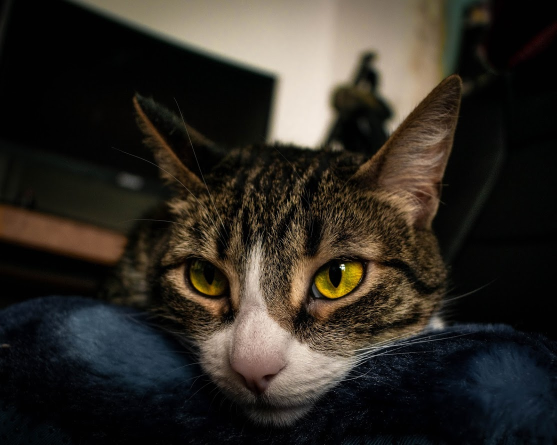
#> input picture images/coyoya.jpg, 1113 x 890 px (shown at 1/2 size)
$ jupyter execute --allow-errors hwk01.ipynb   (shell and % lines are left out)
#> lines starting #> are read from the running program, lines starting #| are printed output that depends on the picture
# MAT281 - Tarea 1

## SVD y Gatitos

En este ejercicio utilizaremos la descomposición valor singular con tal de comprimir imágenes, si bien hay algoritmos mucho mejores para esto, será un ejercicio muy ilustrativo.

### Recuerdo

La descomposición SVD de una matriz $A$ de tamaño $m \times n$ posee la siguiente forma
$$
A = U \Sigma V^H
$$
donde $\Sigma$ es diagonal $m \times n$, mientras que $U$ y $V$ son matrices unitarias $m \times m$ and $n \times n$, respectivamente. Los elementos diagonales de $\Sigma$ son no-negativos y aquellos valores positivos son llamados **valores singulares** de $A$. Como convención los valores singulares se listan en orden decreciente a lo largo de la diagonal. Las columnas de $U$ y $V$ son llamadas **vectores singulares** izquierdos y derechos respectivamente.

PD: Recuerda que $A^H = \bar{A}^\top$, es decir, la matriz traspuesta de la matriz conjugada.

[cell 1]
import numpy as np
from scipy.linalg import svd
from scipy import linalg

np.random.seed(42)  # Para reproducibilidad de resultados

Por ejemplo para una matriz de $2 \times 2$:

[cell 2]
A = np.array([[0.1, 0.5], [0.4, 0.8]])
u, s, vh = svd(A)

#### Ejercicio 1

(5 puntos)

Define la función `svd_validaton` tal que:

1. El _input_ sea un arreglo bidimensional `A` de tamaño $m \times n$.
2. Obtenga la descomposición valor singular de `A`.
3. Retorne `True` o `False` si es que se cumple la igualdad
$$
A = \sum_{l=1}^{\min(m, n)} \sigma_l \; u_l v_l^H,
$$
donde $\sigma_l$ corresponden a los valores singulares de $A$, mientras que $u_i$ y $v_j$ a las columnas de $U$ y $V$ respectivamente. Hint: Utiliza `np.allclose` con la tolerancia por defecto.

[cell 3]
def svd_validation(A):
    u, s, vh = svd(A)
    m,n = A.shape
    a=min(m,n)
    sum=np.zeros((m,n))
    for j in range(0,a):
        sum= s[j]*np.outer(u[:,j],vh[j,:])+sum
    return np.allclose(A,sum)

[cell 4]
A_test = np.random.randint(100, size=(20, 5))
svd_validation(A_test)

### Geometría

Considerar una matriz `A` como un operador lineal tiene una interpretación geométrica muy sencilla, transforma una (hyper)-esfera en una (hyper)-elipse. Por ejemplo, consideremos una esfera unitaria en $\mathbb{R}^2$.

[cell 5]
import matplotlib.pyplot as plt

[cell 6]
def show_circle(circle):
    plt.plot(circle[0, :], circle[1, :])
    plt.axis('image');

[cell 7]
t = np.linspace(0, 3.5 * np.pi , num=300)
l = np.linspace(-1, 1, num=10)
z = np.zeros_like(l)
circle = np.array(
    [
        np.concatenate([l, np.cos(t), z]),
        np.concatenate([z, np.sin(t), l])
    ]
)
show_circle(circle)

Luego, al utilizar `A` como un operador lineal, es decir $A C$.

[cell 8]
print(A)
print(A.shape)

[cell 9]
show_circle(A @ circle)

#### Ejercicio 2

(5 puntos)

* Obtén la descomposición SVD de $A$, tal que $A = U \Sigma V^H$.
* Grafica el resultado de aplicar los siguientes operadores lineales a la circunferencia unitaria:
    - $U$
    - $\Sigma$
    - $V^H$
* Explica con tus palabras la transformación de la circunferencia unitaria luego de aplicar los operadores anteriores, ¿Influye en algo que $U$ y $V$ sean unitarias?
* ¿Qué relación tienen los operadores anteriores respecto a aplicar el operador lineal $A$?

[cell 10]
u, s, vh = svd(A)
#print(s)

[cell 11]
show_circle(u @ circle)

[cell 12]
# necesitamos un operador asique consideramo la matrix diagonal dada por la serie de valores singulares
show_circle(np.diag(s) @ circle)
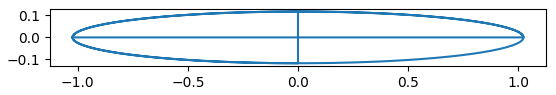
#> figure drawn by matplotlib, 1 panel

[cell 13]
show_circle(vh @ circle)
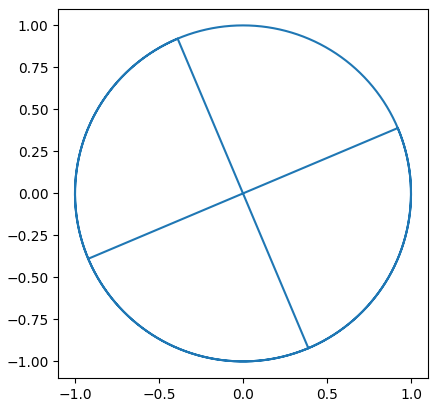
#> figure drawn by matplotlib, 1 panel

__Respuesta:__ Como se dijo, al final podemos resumir en que estamos haciendo un cambio de base de $R^2$: U y V hacen rotaciones y Sigma escala las componentes. Es relevante que sean unitarios porque tendremos una isometría entre los espacios donde opera $A$, es decir, mantenemos las distancias (todo en $R^2$ asique la norma convencional). De ahi que con U y V los vemos de la misma forma pero rotados.

__Respuesta:__ son la composicion de A a traves de operadores que caracterizan a A
$$A (\bullet)= U(\Sigma(V^H(\bullet)))$$

### Aproximación Rango Menor

Existen muchas maneras de expresar una matriz como una suma de matrices de menor rango, por ejemplo:

$$
\begin{bmatrix}
a & b \\
c & d
\end{bmatrix}
=
\begin{bmatrix}
a & 0 \\ 0 & 0
\end{bmatrix}
+
\begin{bmatrix}
0 & b \\ 0 & 0
\end{bmatrix}
+
\begin{bmatrix}
0 & 0 \\ c & 0
\end{bmatrix}
+
\begin{bmatrix}
0 & 0 \\ 0 & d
\end{bmatrix}.
$$

Cada una de las matrices del lado derecho pueden tener rango a lo más 1.

En el primer ejercicio demostraste que la descomposición SVD $A$ puede ser expresada como una suma de matrices. Sin embargo, cada una de estas matrices tiene rango 1! Esto pues cada una de estas matrices se forma a partir de los productos externos entre los vectores $u_l$ y $v_l$, es decir $u_l v_l^H$.

La pregunta natural es:

_¿Cómo obtener una buena aproximación de $A$ utilizando matrices de rango muy bajo?_

Bueno, aquí va un teorema.

__Teorema 1:__

Sea $A$ matriz de tamaño $m \times n$. Para cualquier $0 \le \ell \le r = \text{rank}(A)$, se define la matriz
$$
A_\ell = \sum_{j=1}^{\ell} \sigma_j u_j v_j^*,
$$
utilizando los valores singulares $\sigma_j$ y los vectores singulares (izquierdos y derechos) $u_j, v_j$ de $A$,  i.e., $A_\ell$ se compone de la suma de los primeros $\ell$ términos de la descomposición SVD escrita como una suma de productor externos. Luego, el mínimo de  $\| A - B \|_F$ sobre todas las matrices $B$ de tamaño $m \times n$ y rango no mayor a $\ell$ se obtiene por $\| A - A_\ell \|_F$ y el mínimo que se alcanza es  $(\sigma_{\ell+1}^2 + \cdots + \sigma_r^2)^{1/2}$.

Recuerda que la norma de Frobenius se define como

$$
\| A \|_F = \bigg( \sum_{i, j} |A_{ij}|^2 \bigg)^{1/2}.
$$

Motivaremos el ejercicio utilizando imágenes en escala de grises ya que es muy intuitivo, fácil de ver y se puede considerar que la imagen es una matriz.

[cell 14]
from pathlib import Path
from PIL import Image

[cell 15]
# Utilizaremos una foto de una de mis gatitas c:
cat = Image.open(Path().resolve().parent / "images" / "coyoya.jpg").convert('L')
cat

Para convertirla en un numpy array basta con:

[cell 16]
cat_np = np.array(cat)
print(cat_np.shape)
#| (890, 1113)

#### Ejercicio 3

(10 puntos)

Define la función `low_rank_svd_approximation` tal que:

* Los inputs sean $A$ (la imagen convertida un `np.array` de dimensión 2) y un valor entero $\ell$ que represente la cantidad de términos a sumar de la despomposición SVD (respecto al teorema anterior).
* Retorne la aproximación $A_\ell$
* Imprima el error de la aproximación utilizando la norma de Frobenius.

Luego prueba tu función y observa la imagen con distintos valores de $\ell$.

[cell 17]
def low_rank_svd_approximation(A, l):
#> called with l = 10
    u, s, vh = svd(A)
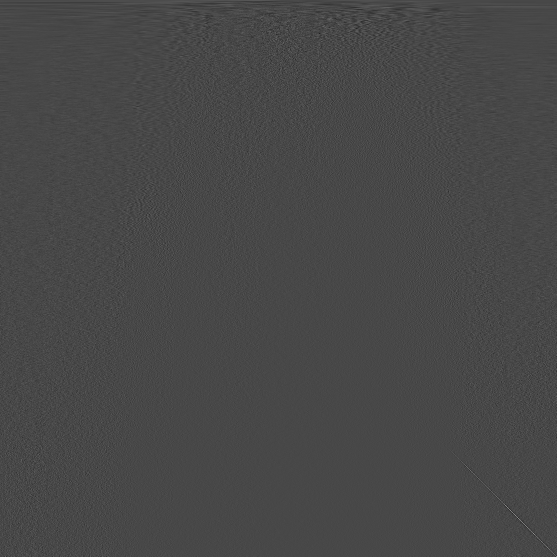
#> vh: shape (1113, 1113) float32 (shown at 1/2 size); min -0.263, max 0.668, mean 3.97e-05; drawn with min black and max white
#> s = 890 values, max 62637.2 at index 0, min 2.25 at index 889, mean 418.9
    m,n = A.shape
#> m = 890; n = 1113
    a=min(m,n)
#> a = 890
    sum=np.zeros((m,n))
    for j in range(0,l):
        sum= s[j]*np.outer(u[:,j],vh[j,:])+sum
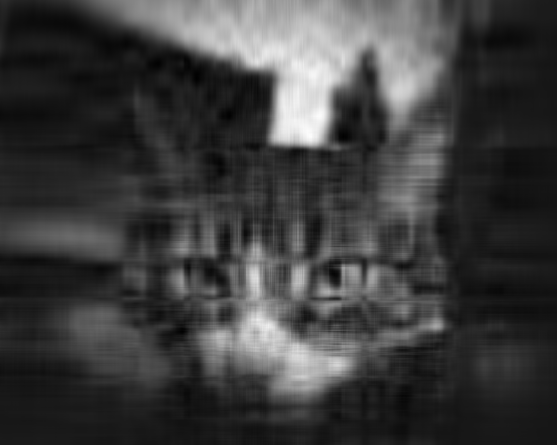
#> sum: shape (890, 1113) float64 (shown at 1/2 size); min -22.47, max 253.7, mean 44.1; drawn with min black and max white
    error=linalg.norm(A-sum,'fro')
#> error = 16044.7
    return sum

[cell 18]
cat10 = low_rank_svd_approximation(cat_np, l=10)
plt.imshow(cat10, cmap='gray');

[cell 19]
cat50 = low_rank_svd_approximation(cat_np, l=50)
#> call 2 of low_rank_svd_approximation, with l = 50
#> after the loop in low_rank_svd_approximation (call 2), `for j in range(0,l):`:
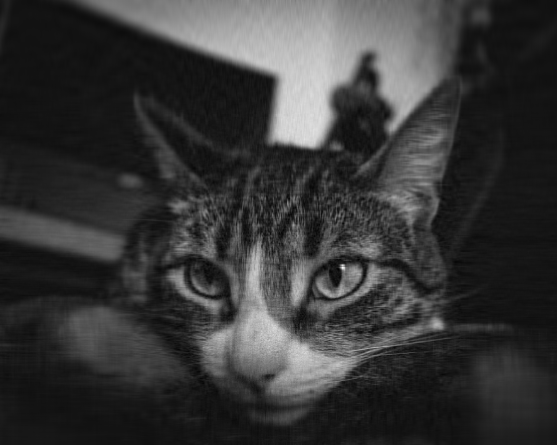
#> sum: shape (890, 1113) float64 (shown at 1/2 size); min -21.44, max 280.8, mean 44.3; drawn with min black and max white
#> in low_rank_svd_approximation (call 2), `error=linalg.norm(A-sum,'fro')`: error = 8143.3
plt.imshow(cat50, cmap='gray');

#### Ejercicio 4

(15 puntos)

En el ejercicio anterior fijaste un rango máximo y obtuviste la aproximación, sin embargo, en otro contexto, te gustaría fijar una tolerancia de error y obtener la mejor aproximación.

Define la función `low_rank_svd_tol_approximation` tal que:

* Los inputs sean $A$ (la imagen convertida un `np.array` de dimensión 2) y $\varepsilon$ (tolerancia relativa) tal que
$$
\left(\frac{\sigma_{\ell+1}^2 + \cdots + \sigma_r^2}{\sigma_1^2 + \cdots + \sigma_r^2}\right)^{1/2} \le \varepsilon.
$$
* Imprima $\ell(\varepsilon)$, es decir, el mayor rango aproximado de $A$ tal que el error de aproximación sea a lo más $\varepsilon$.
* Retorne la aproximación $A_{\ell(\varepsilon)}$

Luego prueba tu función y observa la imagen con distintos valores de $\varepsilon$.

[cell 20]
def func_tol(s,l):
    #m,=s.shape
    total=np.inner(s,s)
    partial=total-np.inner(s[0:l],s[0:l])
    return (partial/total)**(1/2)

[cell 21]
def low_rank_svd_tol_approximation(A, tol):
#> called with tol = 0.1
    m,n=A.shape
#> m = 890; n = 1113
    u,s,vh=svd(A)
    a=min(m,n)
#> a = 890

    for l in range(0,a):
        tol_e= func_tol(s,l)
        if tol_e <= tol:
            approx_l=low_rank_svd_approximation(A, l)
            print("mayor rango aproximado de  𝐴  tal que el error de aproximación sea a lo más  𝜀 es",l)
            return approx_l
            break
#> this loop made 65 passes
#> (partial in func_tol, tol_e) on passes 1 to 12: (5.26e+09, 1), (1.34e+09, 0.505), (874484224, 0.408), (702313984, 0.365), (588340736, 0.334), (479708160, 0.302), (413329920, 0.28), (353904128, 0.259), (312875520, 0.244), (282537984, 0.232), (257431552, 0.221), (235169792, 0.211)
#> tol_e on pass 65: 0.0994
    print("no existe l para el cual se cumpla la cota")

[cell 22]
cat_e1 = low_rank_svd_tol_approximation(cat_np, tol=1.e-1)
plt.imshow(cat_e1, cmap='gray');

[cell 23]
cat_e2 = low_rank_svd_tol_approximation(cat_np, tol=1.e-2)
#> the loop in low_rank_svd_tol_approximation, `for l in range(0,a):` made 458 passes
plt.imshow(cat_e2, cmap='gray');

#### Ejercicio 5

(5 puntos)

Utilizando alguna imagen de tu preferencia utiliza ambas

[cell 24]
#your_img_name = # FIX ME PLEASE #
your_img = Image.open(Path().resolve().parent / "images" / "gatito.png" ).convert('L')
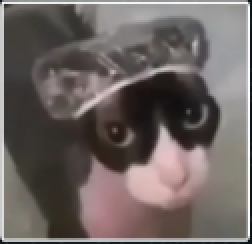
#> input picture images/gatito.png, 126 x 122 px (shown 2 times larger)
your_img

[cell 25]
your_img_np = np.array(your_img)

[cell 26]
your_img10 = low_rank_svd_approximation(your_img_np, l=10)
#> in low_rank_svd_approximation (call 5), `u, s, vh = svd(A)`:
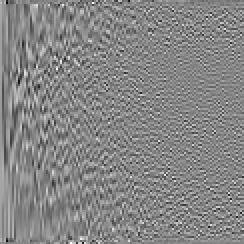
#> u: shape (122, 122) float32 (shown 2 times larger); min -0.456, max 0.412, mean 0.000719; drawn with min black and max white
#> in low_rank_svd_approximation (call 5), `u, s, vh = svd(A)`:
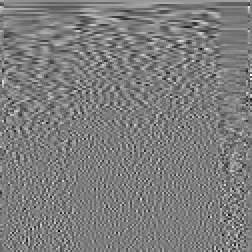
#> vh: shape (126, 126) float32 (shown 2 times larger); min -0.438, max 0.454, mean 0.000584; drawn with min black and max white
#> in low_rank_svd_approximation (call 5), `u, s, vh = svd(A)`: s = 122 values, max 13638.9 at index 0, min 0.114 at index 121, mean 246.9
#> the loop in low_rank_svd_approximation (call 5), `for j in range(0,l):` made 10 passes
#> pass 1, in low_rank_svd_approximation (call 5), `sum= s[j]*np.outer(u[:,j],vh[j,:])+sum`:
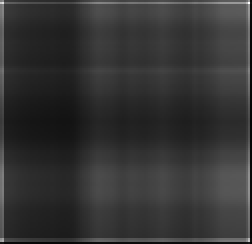
#> sum: shape (122, 126) float64 (shown 2 times larger); min 4.81, max 491.1, mean 103.4; drawn with min black and max white
#> after the loop in low_rank_svd_approximation (call 5), `for j in range(0,l):`:
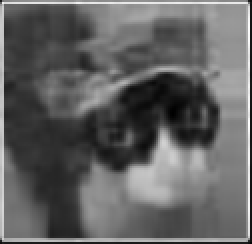
#> sum: shape (122, 126) float64 (shown 2 times larger); min -1.03, max 269.2, mean 103; drawn with min black and max white
#> in low_rank_svd_approximation (call 5), `error=linalg.norm(A-sum,'fro')`: error = 1093.4
plt.imshow(your_img10, cmap='gray');

[cell 27]
your_img50 = low_rank_svd_approximation(your_img_np, l=20)
plt.imshow(your_img50, cmap='gray');

[cell 28]
your_img_e1 = low_rank_svd_tol_approximation(your_img_np, tol=1.e-1)
#> the loop in low_rank_svd_tol_approximation, `for l in range(0,a):` made 9 passes
#> (partial in func_tol, tol_e) on passes 1 to 8: (205640560, 1), (19622320, 0.309), (11424688, 0.236), (7220928, 0.187), (5374704, 0.162), (3886624, 0.137), (3019360, 0.121), (2331408, 0.106)
#> (partial in func_tol, tol_e, error in low_rank_svd_approximation) on pass 9: (1809824, 0.0938, 1345.3)
plt.imshow(your_img_e1, cmap='gray');

[cell 29]
your_img_e2 = low_rank_svd_tol_approximation(your_img_np, tol=1.e-2)
#> the loop in low_rank_svd_tol_approximation, `for l in range(0,a):` made 37 passes
#> (partial in func_tol, tol_e) on passes 1 to 12: (205640560, 1), (19622320, 0.309), (11424688, 0.236), (7220928, 0.187), (5374704, 0.162), (3886624, 0.137), (3019360, 0.121), (2331408, 0.106), (1809824, 0.0938), (1439600, 0.0837), (1195504, 0.0762), (995456, 0.0696)
#> (partial in func_tol, tol_e, error in low_rank_svd_approximation) on pass 37: (18544, 0.0095, 136.1)
plt.imshow(your_img_e2, cmap='gray');
